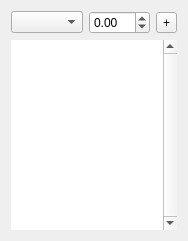
<?xml version="1.0" encoding="UTF-8"?>
<ui version="4.0">
 <class>VariationsWidget</class>
 <widget class="QWidget" name="VariationsWidget">
  <property name="geometry">
   <rect>
    <x>0</x>
    <y>0</y>
    <width>182</width>
    <height>241</height>
   </rect>
  </property>
  <property name="windowTitle">
   <string>Variations</string>
  </property>
  <layout class="QVBoxLayout" name="verticalLayout" stretch="0,1">
   <item>
    <layout class="QHBoxLayout" name="horizontalLayout" stretch="1,0,0">
     <item>
      <widget class="QComboBox" name="m_variationSelector"/>
     </item>
     <item>
      <widget class="DoubleValueEditor" name="m_variationValueEditor">
       <property name="minimum">
        <double>-99.000000000000000</double>
       </property>
       <property name="maximum">
        <double>99.000000000000000</double>
       </property>
      </widget>
     </item>
     <item>
      <widget class="QToolButton" name="m_applyButton">
       <property name="toolTip">
        <string>apply value</string>
       </property>
       <property name="text">
        <string>+</string>
       </property>
      </widget>
     </item>
    </layout>
   </item>
   <item>
    <widget class="VarsTableWidget" name="m_variationsTable">
     <property name="sizePolicy">
      <sizepolicy hsizetype="Ignored" vsizetype="Ignored">
       <horstretch>0</horstretch>
       <verstretch>0</verstretch>
      </sizepolicy>
     </property>
     <property name="frameShape">
      <enum>QFrame::NoFrame</enum>
     </property>
     <property name="verticalScrollBarPolicy">
      <enum>Qt::ScrollBarAlwaysOn</enum>
     </property>
     <property name="horizontalScrollBarPolicy">
      <enum>Qt::ScrollBarAlwaysOff</enum>
     </property>
    </widget>
   </item>
  </layout>
 </widget>
 <customwidgets>
  <customwidget>
   <class>DoubleValueEditor</class>
   <extends>QDoubleSpinBox</extends>
   <header>doublevalueeditor.h</header>
  </customwidget>
  <customwidget>
   <class>VarsTableWidget</class>
   <extends>QTreeView</extends>
   <header>varstablewidget.h</header>
  </customwidget>
 </customwidgets>
 <resources/>
 <connections/>
</ui>
